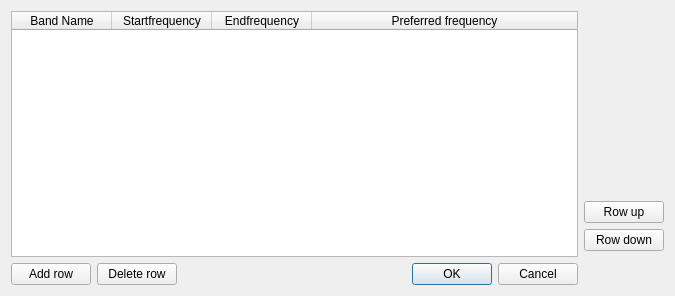
<?xml version="1.0" encoding="UTF-8"?>
<ui version="4.0">
 <class>DefineBandList</class>
 <widget class="QDialog" name="DefineBandList">
  <property name="geometry">
   <rect>
    <x>0</x>
    <y>0</y>
    <width>675</width>
    <height>296</height>
   </rect>
  </property>
  <property name="windowTitle">
   <string>Define Bands</string>
  </property>
  <layout class="QGridLayout" name="gridLayout">
   <item row="4" column="1">
    <widget class="QPushButton" name="deleteButton">
     <property name="text">
      <string>Delete row</string>
     </property>
    </widget>
   </item>
   <item row="0" column="3">
    <spacer name="verticalSpacer">
     <property name="orientation">
      <enum>Qt::Vertical</enum>
     </property>
     <property name="sizeHint" stdset="0">
      <size>
       <width>20</width>
       <height>40</height>
      </size>
     </property>
    </spacer>
   </item>
   <item row="1" column="3">
    <widget class="QPushButton" name="upButton">
     <property name="enabled">
      <bool>true</bool>
     </property>
     <property name="toolTip">
      <string>To select row click Band name</string>
     </property>
     <property name="text">
      <string>Row up</string>
     </property>
    </widget>
   </item>
   <item row="4" column="0">
    <widget class="QPushButton" name="addButton">
     <property name="text">
      <string>Add row</string>
     </property>
    </widget>
   </item>
   <item row="4" column="2">
    <widget class="QDialogButtonBox" name="buttonBox">
     <property name="orientation">
      <enum>Qt::Horizontal</enum>
     </property>
     <property name="standardButtons">
      <set>QDialogButtonBox::Cancel|QDialogButtonBox::Ok</set>
     </property>
    </widget>
   </item>
   <item row="0" column="0" rowspan="4" colspan="3">
    <widget class="QTableWidget" name="bandDefinitions">
     <property name="selectionMode">
      <enum>QAbstractItemView::SingleSelection</enum>
     </property>
     <property name="selectionBehavior">
      <enum>QAbstractItemView::SelectItems</enum>
     </property>
     <property name="sortingEnabled">
      <bool>true</bool>
     </property>
     <property name="rowCount">
      <number>0</number>
     </property>
     <attribute name="horizontalHeaderCascadingSectionResizes">
      <bool>false</bool>
     </attribute>
     <attribute name="horizontalHeaderMinimumSectionSize">
      <number>100</number>
     </attribute>
     <attribute name="horizontalHeaderStretchLastSection">
      <bool>true</bool>
     </attribute>
     <attribute name="verticalHeaderVisible">
      <bool>false</bool>
     </attribute>
     <column>
      <property name="text">
       <string>Band Name</string>
      </property>
     </column>
     <column>
      <property name="text">
       <string>Startfrequency</string>
      </property>
     </column>
     <column>
      <property name="text">
       <string>Endfrequency</string>
      </property>
     </column>
     <column>
      <property name="text">
       <string>Preferred frequency</string>
      </property>
      <property name="toolTip">
       <string>Set Frequency to switch to</string>
      </property>
      <property name="textAlignment">
       <set>AlignCenter</set>
      </property>
     </column>
    </widget>
   </item>
   <item row="2" column="3">
    <widget class="QPushButton" name="downButton">
     <property name="enabled">
      <bool>true</bool>
     </property>
     <property name="toolTip">
      <string>To select row click Band name</string>
     </property>
     <property name="text">
      <string>Row down</string>
     </property>
    </widget>
   </item>
  </layout>
 </widget>
 <resources/>
 <connections>
  <connection>
   <sender>buttonBox</sender>
   <signal>accepted()</signal>
   <receiver>DefineBandList</receiver>
   <slot>accept()</slot>
   <hints>
    <hint type="sourcelabel">
     <x>248</x>
     <y>254</y>
    </hint>
    <hint type="destinationlabel">
     <x>157</x>
     <y>274</y>
    </hint>
   </hints>
  </connection>
  <connection>
   <sender>buttonBox</sender>
   <signal>rejected()</signal>
   <receiver>DefineBandList</receiver>
   <slot>reject()</slot>
   <hints>
    <hint type="sourcelabel">
     <x>316</x>
     <y>260</y>
    </hint>
    <hint type="destinationlabel">
     <x>286</x>
     <y>274</y>
    </hint>
   </hints>
  </connection>
  <connection>
   <sender>addButton</sender>
   <signal>clicked()</signal>
   <receiver>DefineBandList</receiver>
   <slot>addRow()</slot>
   <hints>
    <hint type="sourcelabel">
     <x>48</x>
     <y>234</y>
    </hint>
    <hint type="destinationlabel">
     <x>308</x>
     <y>129</y>
    </hint>
   </hints>
  </connection>
  <connection>
   <sender>deleteButton</sender>
   <signal>clicked()</signal>
   <receiver>DefineBandList</receiver>
   <slot>deleteRow()</slot>
   <hints>
    <hint type="sourcelabel">
     <x>134</x>
     <y>234</y>
    </hint>
    <hint type="destinationlabel">
     <x>308</x>
     <y>129</y>
    </hint>
   </hints>
  </connection>
  <connection>
   <sender>upButton</sender>
   <signal>clicked()</signal>
   <receiver>DefineBandList</receiver>
   <slot>rowUp()</slot>
   <hints>
    <hint type="sourcelabel">
     <x>568</x>
     <y>162</y>
    </hint>
    <hint type="destinationlabel">
     <x>308</x>
     <y>129</y>
    </hint>
   </hints>
  </connection>
  <connection>
   <sender>downButton</sender>
   <signal>clicked()</signal>
   <receiver>DefineBandList</receiver>
   <slot>rowDown()</slot>
   <hints>
    <hint type="sourcelabel">
     <x>568</x>
     <y>193</y>
    </hint>
    <hint type="destinationlabel">
     <x>308</x>
     <y>129</y>
    </hint>
   </hints>
  </connection>
 </connections>
 <slots>
  <slot>addRow()</slot>
  <slot>deleteRow()</slot>
  <slot>rowUp()</slot>
  <slot>rowDown()</slot>
 </slots>
</ui>
